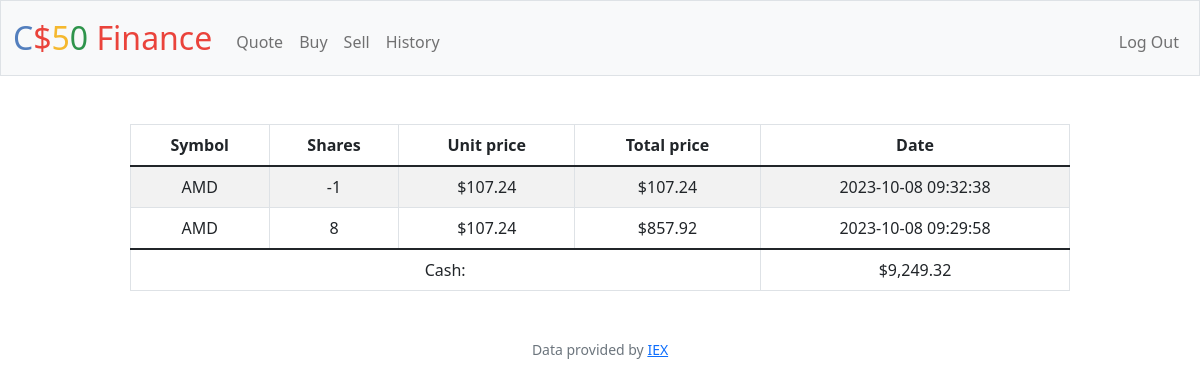
/history (signed in), run on an earlier commit of the app's database.
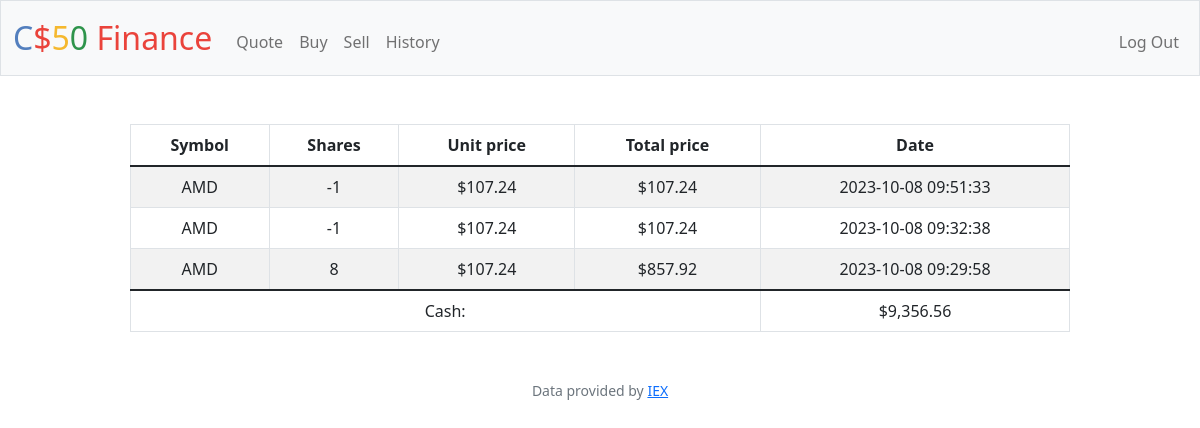
And on a later commit of the database.
### tables this page shows
CREATE TABLE transactions (
    id INTEGER PRIMARY KEY AUTOINCREMENT,
    user INTEGER NOT NULL,
    symbol TEXT NOT NULL,
    shares INTEGER NOT NULL,
    unit_price REAL NOT NULL,
    total_price REAL NOT NULL,
    created_at TIMESTAMP DEFAULT CURRENT_TIMESTAMP
, buy_or_sell TEXT);

CREATE TABLE users (id INTEGER PRIMARY KEY AUTOINCREMENT NOT NULL, username TEXT NOT NULL, hash TEXT NOT NULL, cash NUMERIC NOT NULL DEFAULT 10000.00);

### app.py (the view)
@app.route("/history")
@login_required
def history():
    uid = session['user_id']
    rows = db.execute("SELECT * FROM transactions WHERE user = ? ORDER BY created_at DESC", uid)
    userinfo = db.execute("SELECT cash FROM users WHERE id = ?", uid)
    cash = userinfo[0]["cash"]
    return render_template("history.html", rows=rows, cash=cash)

### app.py (called while the page is built)
@app.after_request
def after_request(response):
    response.headers["Cache-Control"] = "no-cache, no-store, must-revalidate"
    response.headers["Expires"] = 0
    response.headers["Pragma"] = "no-cache"
    return response

### helpers.py (called while the page is built)
def login_required(f):
    @wraps(f)
    def decorated_function(*args, **kwargs):
        if session.get("user_id") is None:
            return redirect("/login")
        return f(*args, **kwargs)
    return decorated_function

def usd(value):
    return f"${value:,.2f}"

### templates/history.html (shortened to what this page needs)
{% extends "layout.html" %}
{% block main %}
    <table class="table table-striped table-bordered" style="width: 80%; margin: auto;">
        <thead>
            <tr>
                <th>Symbol</th>
                <th>Shares</th>
                <th>Unit price</th>
                <th>Total price</th>
                <th>Date</th>
            </tr>
        </thead>
        <tbody>
            {% for row in rows%}
            <tr>
                <td>{{ row.symbol }}</td>
                <td>{{ row.shares }}</td>
                <td>{{ row.unit_price | usd }}</td>
                <td>
                    {{ row.total_price | usd }}
                </td>
                <td>{{ row.created_at }}</td>
            </tr>
            {% endfor %}
        </tbody>
        <thead>
            <tr>
                <td colspan="4">Cash: </td>
                <td>{{ cash | usd }}</td>
            </tr>
        </thead>
    </table>
{% endblock %}

### templates/layout.html (shortened to what this page needs)
<!DOCTYPE html>
<html lang="en">
    <head>
        <link href="https://cdn.jsdelivr.net/npm/bootstrap@5.1.3/dist/css/bootstrap.min.css" rel="stylesheet">
        <link href="/static/styles.css" rel="stylesheet">
    </head>
    <body>
        <nav class="bg-light border navbar navbar-expand-md navbar-light">
            <div class="container-fluid">
                <a class="navbar-brand" href="/"><span class="blue">C</span><span class="red">$</span><span class="yellow">5</span><span class="green">0</span> <span class="red">Finance</span></a>
                <div class="collapse navbar-collapse" id="navbar">
                    {% if session["user_id"] %}
                        <ul class="navbar-nav me-auto mt-2">
                            <li class="nav-item"><a class="nav-link" href="/quote">Quote</a></li>
                            <li class="nav-item"><a class="nav-link" href="/buy">Buy</a></li>
                            <li class="nav-item"><a class="nav-link" href="/sell">Sell</a></li>
                            <li class="nav-item"><a class="nav-link" href="/history">History</a></li>
                        </ul>
                        <ul class="navbar-nav ms-auto mt-2">
                            <li class="nav-item"><a class="nav-link" href="/logout">Log Out</a></li>
                        </ul>
                    {% else %}
                        <ul class="navbar-nav ms-auto mt-2">
                            <li class="nav-item"><a class="nav-link" href="/register">Register</a></li>
                            <li class="nav-item"><a class="nav-link" href="/login">Log In</a></li>
                        </ul>
                    {% endif %}
                </div>
            </div>
        </nav>
        <main class="container-fluid py-5 text-center">
            {% block main %}{% endblock %}
        </main>
        <footer class="mb-5 small text-center text-muted">
            Data provided by <a href="https://iexcloud.io/">IEX</a>
        </footer>
    </body>
</html>

### static/styles.css (style rules this page uses)
nav .navbar-brand { font-size: xx-large; }
nav .navbar-brand .blue { color: #537fbe; }
nav .navbar-brand .red { color: #ea433b; }
nav .navbar-brand .yellow { color: #f5b82e; }
nav .navbar-brand .green { color: #2e944b; }

What changed in the data, as far as the page shows it:
added transactions: symbol "AMD", shares "-1", unit_price "$107.24", total_price "$107.24", created_at "2023-10-08 09:51:33"
changed users: cash "$9,249.32" → "$9,356.56"
